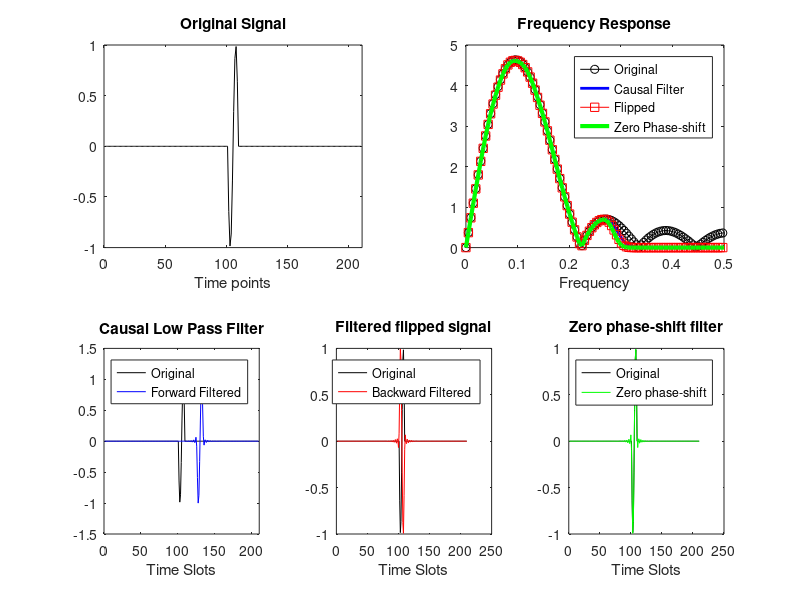

Reproduce this figure in MATLAB.
clc
clear all
close all

%create a signal
signal=[zeros(1,100) cos(linspace(pi/2,5*pi/2,10)) zeros(1,100)];
n=length(signal);

subplot(221)
plot(1:n,signal,'k')
set(gca,'xlim',[0 n+1]);
title('Original Signal')
xlabel('Time points')

%power spectrum of original signal
signalpow=abs(fft(signal));

subplot(222)
plot(linspace(0,1,n),signalpow,'ko-')
set(gca,'xlim',[0 0.5]);
title('Frequency Response')
xlabel('Frequency')

%Low pass causal filter
filtkern=fir1(50,0.6,'low');
filtsignal=filter(filtkern,1,signal);

subplot(234)
plot(1:n,signal,'k')
hold on
plot(1:n,filtsignal,'b')
set(gca,'xlim',[0 n+1]);
title('Causal Low Pass Filter')
xlabel('Time Slots')
legend('Original','Forward Filtered')

%power spectrum of low pass causal filter
filtsignalpow=abs(fft(filtsignal));

subplot(222)
hold on
plot(linspace(0,1,n),filtsignalpow,'b','linew',2)

%flip the filtered signal backwards
filtsignalflip=filtsignal(end:-1:1);
filtback=filter(filtkern,1,filtsignalflip);

subplot(235)
plot(1:n,signal,'k')
hold on
plot(1:n,filtback,'r')
title('Filtered flipped signal')
xlabel('Time Slots')
legend('Original','Backward Filtered')

%power spectrum of flipped filtered signal
filtbackpow=abs(fft(filtback));

subplot(222)
hold on
plot(linspace(0,1,n),filtbackpow,'rs-')

%zero phase-shift filter
flipfiltback=filtback(end:-1:1);
zerophase=filter(filtkern,1,flipfiltback);

subplot(236)
plot(1:n,signal,'k')
hold on
plot(1:n,flipfiltback,'g')
title('Zero phase-shift filter')
xlabel('Time Slots')
legend('Original','Zero phase-shift')

%power spectrum of flipped filtered signal
zerophasepow=abs(fft(zerophase));

subplot(222)
hold on
plot(linspace(0,1,n),zerophasepow,'g','linew',3)
legend('Original','Causal Filter','Flipped','Zero Phase-shift')